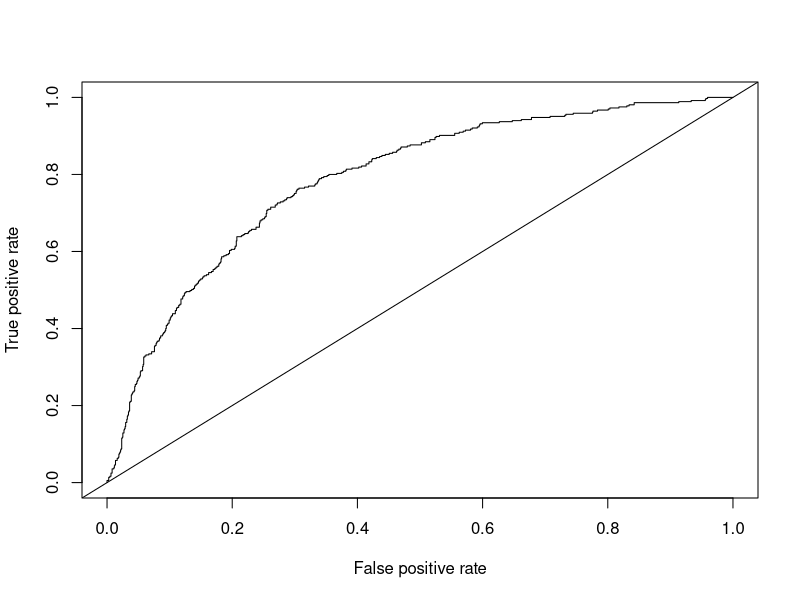
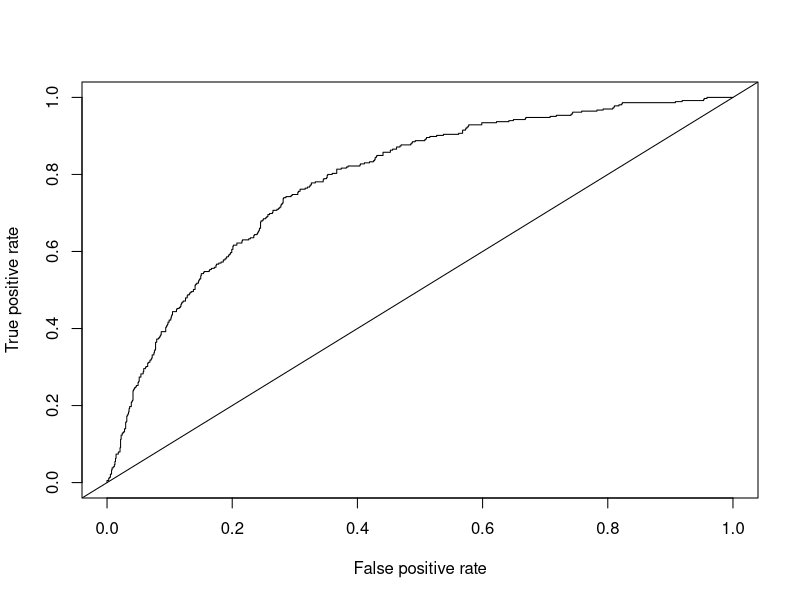
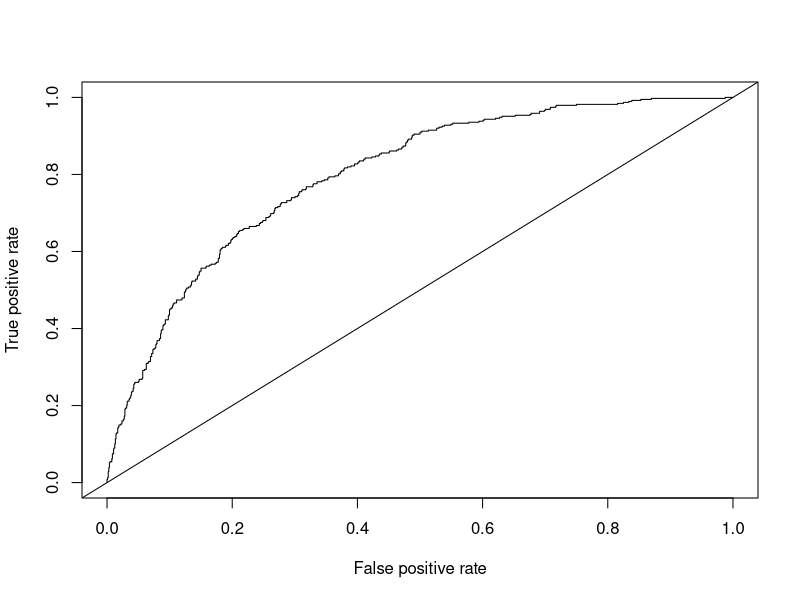

Generate these figures, in order, with R:
## ---- chunk 1
#install packages
#install.packages ("tidyverse")
#install.packages("caret")
#install.packages("ROCR")
#install.packages("ROSE")

#load libraries
library(tidyverse)
library(caret)
library(ROCR)
library(ROSE)

#load csv
insur <- read.csv("insurance.csv")
view(insur)

#convert categorical variables into factors
insur$CLAIM <- factor(insur$CLAIM, levels = c(0, 1), labels = c("No", "Yes"))
insur$KIDSDRIV <- factor(insur$KIDSDRIV, levels = c(0, 1), labels = c("No", "Yes"))
insur$HOMEKIDS <- factor(insur$HOMEKIDS, levels = c(0, 1), labels = c("No", "Yes"))
insur$HOMEOWN <- factor(insur$HOMEOWN, levels = c(0, 1), labels = c("No", "Yes"))
insur$MSTATUS <- factor(insur$MSTATUS, levels = c(0, 1), labels = c("No", "Yes"))
insur$GENDER <- factor(insur$GENDER, levels = c(0, 1), labels = c("Male", "Female"))
insur$EDUCATION <- factor(insur$EDUCATION, levels = c(0, 1), labels = c("High School Only",
                                                                        "College or beyond"))
insur$CAR_USE <- factor(insur$CAR_USE, levels = c(0, 1), labels = c("Private", "Commercial"))
insur$RED_CAR <- factor(insur$RED_CAR, levels = c(0, 1), labels = c("No", "Yes"))
insur$CLM_BEF <- factor(insur$CLM_BEF, levels = c(0, 1), labels = c("No", "Yes"))
insur$REVOKED <- factor(insur$REVOKED, levels = c(0, 1), labels = c("No", "Yes"))
insur$MVR_PTS <- factor(insur$MVR_PTS, levels = c(0, 1), labels = c("No", "Yes"))
insur$URBANICITY <- factor(insur$URBANICITY, levels = c(0, 1), labels = c("Rural", "Urban"))

#check for na values
sum(is.na(insur))

#generate summary statistics for the variables
summary(insur)

#set seed for reproducibility
set.seed(42)

#partition set into training, validation, and test sets using 60/20/20
set.seed(42)
Samples <- sample(seq(1,3), size=nrow(insur), replace=TRUE, prob=c(0.6, 0.2, 0.2))
Training <- insur[Samples==1, ]
Valid <- insur[Samples==2, ]
Test <- insur[Samples==3, ]

#remove scientific notation
options(scipen = 999)

#since there isn't a severe class imbalance, we will go right to making a logistic regression using
#claim as the outcome, and all other as predictor variables
insur_glm <- glm(CLAIM ~., data = Training, family = binomial(link = "logit"))
summary(insur_glm)

#exponentiate the coefficients for odds ratios
exp(coef(insur_glm))

#next is to create a confusion matrix using the test set

#obtain probability of positive cases
insur_con <- predict(insur_glm, newdata = Valid, type = "response")

#obtain a predicted class for each observation with a threshold of 0.5
insur_class <- as.factor(ifelse(insur_con > 0.5, "Yes", "No"))

#output performance metrics with a positive as "yes"
confusionMatrix(insur_class, Valid$CLAIM, positive = "Yes")

#Next use an ROC curve plot to measure the fit of the model

#create a preditcion object for the ROC plot
insur_roc <- prediction(insur_con, Valid$CLAIM)

#create a performance object for the ROC plot
insur_perf <- performance(insur_roc, "tpr", "fpr")

#plot the curve
plot(insur_perf)
abline(a = 0, b = 1)

#calculate Area Under Curve
performance(insur_roc, measure = "auc")@y.values[[1]]

#although there is not a severe class imbalance, there is a small one. Thus we will try using
#oversampling to see if it improves out model.

#create a data frame with only predictor variables
training_predvar <- Training[-1]

#create an oversample subset
set.seed(42)
oversample <- upSample(x = training_predvar, y = Training$CLAIM, yname = "CLAIM")

table(oversample$CLAIM)

#perform a logistic regression of the oversampled data set
oversample_glm <- glm(CLAIM ~ ., data = oversample, family = binomial(link = "logit"))
summary(oversample_glm)

#create a confuction matrix for the oversample lr

#probabilty of positive case
os_con <- predict(oversample_glm, newdata = Valid, type = "response")

#obtain a predicted class for each observation with a threshold of 0.5
os_class <- as.factor(ifelse(os_con > 0.5, "Yes", "No"))

#output performance metrics with a positive as "yes"
confusionMatrix(os_class, Valid$CLAIM, positive = "Yes")

#once again using the validation dataframe, create an ROC plot and calculate AUC

#create a preditcion object for the ROC plot
os_roc <- prediction(os_con, Valid$CLAIM)

#create a performance object for the ROC plot
os_perf <- performance(os_roc, "tpr", "fpr")

#plot the curve
plot(os_perf)
abline(a = 0, b = 1)

#calculate Area Under Curve
performance(os_roc, measure = "auc")@y.values[[1]]

#upon deciding sensitivity is more important than accuracy for the insurance company, we will continue
#with the model from the oversampling set

#create a confusion matrix using the test subset
test_con <- predict(oversample_glm, newdata = Test, type = "response")

#obtain a predicted class for each observation with a threshold of 0.5
test_class <- as.factor(ifelse(test_con > 0.5, "Yes", "No"))

#output performance metrics with a positive as "yes"
confusionMatrix(test_class, Test$CLAIM, positive = "Yes")

#create an ROC and calculate AUC for the test set

#create a preditcion object for the ROC plot
test_roc <- prediction(test_con, Test$CLAIM)

#create a performance object for the ROC plot
test_perf <- performance(test_roc, "tpr", "fpr")

#plot the curve
plot(test_perf)
abline(a = 0, b = 1)

#calculate Area Under Curve
performance(test_roc, measure = "auc")@y.values[[1]]

#we will use the model from the oversampled set to make prediction on new customers.

#read the csv
insur2 <- read.csv("insurance_predictions.csv")

#convert categorical variables into factors
insur2$CLAIM <- factor(insur2$CLAIM, levels = c(0, 1), labels = c("No", "Yes"))
insur2$KIDSDRIV <- factor(insur2$KIDSDRIV, levels = c(0, 1), labels = c("No", "Yes"))
insur2$HOMEKIDS <- factor(insur2$HOMEKIDS, levels = c(0, 1), labels = c("No", "Yes"))
insur2$HOMEOWN <- factor(insur2$HOMEOWN, levels = c(0, 1), labels = c("No", "Yes"))
insur2$MSTATUS <- factor(insur2$MSTATUS, levels = c(0, 1), labels = c("No", "Yes"))
insur2$GENDER <- factor(insur2$GENDER, levels = c(0, 1), labels = c("Male", "Female"))
insur2$EDUCATION <- factor(insur2$EDUCATION, levels = c(0, 1), labels = c("High School Only",
                                                                        "College or beyond"))
insur2$CAR_USE <- factor(insur2$CAR_USE, levels = c(0, 1), labels = c("Private", "Commercial"))
insur2$RED_CAR <- factor(insur2$RED_CAR, levels = c(0, 1), labels = c("No", "Yes"))
insur2$CLM_BEF <- factor(insur2$CLM_BEF, levels = c(0, 1), labels = c("No", "Yes"))
insur2$REVOKED <- factor(insur2$REVOKED, levels = c(0, 1), labels = c("No", "Yes"))
insur2$MVR_PTS <- factor(insur2$MVR_PTS, levels = c(0, 1), labels = c("No", "Yes"))
insur2$URBANICITY <- factor(insur2$URBANICITY, levels = c(0, 1), labels = c("Rural", "Urban"))

view(insur2)

#make predictions on the new data
insur2_pred <- predict(oversample_glm, newdata = insur2, type = "response")

#Attach probability scores to new dataframe 
insur2 <- cbind(insur2, Probabilities=insur2_pred)
View(insur2)
